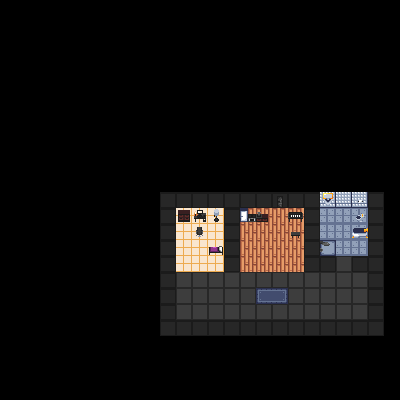

This game map was drawn from its Tiled (.tmx) file and the tilesets committed beside it. A one-line description and the full map source follow:
An orthogonal 25x25 tile map with 16x16 px tiles, 2 tile layers (Tile Layer 1, Tile Layer 2).

<map version="1.2" tiledversion="1.3.1" orientation="orthogonal" renderorder="right-down" compressionlevel="-1" width="25" height="25" tilewidth="16" tileheight="16" infinite="0" nextlayerid="3" nextobjectid="1">
 <tileset firstgid="1" source="minitileset.tsx" />
 <layer id="1" name="Tile Layer 1" width="25" height="25">
  <data encoding="csv">
0,0,0,0,0,0,0,0,0,0,0,0,0,0,0,0,0,0,0,0,0,0,0,0,0,
0,0,0,0,0,0,0,0,0,0,0,0,0,0,0,0,0,0,0,0,0,0,0,0,0,
0,0,0,0,0,0,0,0,0,0,0,0,0,0,0,0,0,0,0,0,0,0,0,0,0,
0,0,0,0,0,0,0,0,0,0,0,0,0,0,0,0,0,0,0,0,0,0,0,0,0,
0,0,0,0,0,0,0,0,0,0,0,0,0,0,0,0,0,0,0,0,0,0,0,0,0,
0,0,0,0,0,0,0,0,0,0,0,0,0,0,0,0,0,0,0,0,0,0,0,0,0,
0,0,0,0,0,0,0,0,0,0,0,0,0,0,0,0,0,0,0,0,0,0,0,0,0,
0,0,0,0,0,0,0,0,0,0,0,0,0,0,0,0,0,0,0,0,0,0,0,0,0,
0,0,0,0,0,0,0,0,0,0,0,0,0,0,0,0,0,0,0,0,0,0,0,0,0,
0,0,0,0,0,0,0,0,0,0,0,0,0,0,0,0,0,0,0,0,0,0,0,0,0,
0,0,0,0,0,0,0,0,0,0,0,0,0,0,0,0,0,0,0,0,0,0,0,0,0,
0,0,0,0,0,0,0,0,0,0,0,0,0,0,0,0,0,0,0,0,0,0,0,0,0,
0,0,0,0,0,0,0,0,0,0,11,11,11,11,11,11,11,11,11,11,17,17,17,11,0,
0,0,0,0,0,0,0,0,0,0,11,49,49,49,11,50,50,50,50,11,27,27,27,11,0,
0,0,0,0,0,0,0,0,0,0,11,49,49,49,11,50,50,50,50,11,27,27,27,11,0,
0,0,0,0,0,0,0,0,0,0,11,49,49,49,11,50,50,50,50,11,7,27,27,11,0,
0,0,0,0,0,0,0,0,0,0,11,49,49,49,11,50,50,50,50,11,11,39,11,11,0,
0,0,0,0,0,0,0,0,0,0,11,39,39,39,39,39,39,39,39,39,39,39,39,11,0,
0,0,0,0,0,0,0,0,0,0,11,39,39,39,39,39,22,23,39,39,39,39,39,11,0,
0,0,0,0,0,0,0,0,0,0,11,39,39,39,39,39,39,39,39,39,39,39,39,11,0,
0,0,0,0,0,0,0,0,0,0,11,11,11,11,11,11,11,11,11,11,11,11,11,11,0,
0,0,0,0,0,0,0,0,0,0,0,0,0,0,0,0,0,0,0,0,0,0,0,5,0,
0,0,0,0,0,0,0,0,0,0,0,0,0,0,0,0,0,0,0,0,0,0,0,0,0,
0,0,0,0,0,0,0,0,0,0,0,0,0,0,0,0,0,0,0,0,0,0,0,0,0,
0,0,0,0,0,0,0,0,0,0,0,0,0,0,0,0,0,0,0,0,0,0,0,0,0
</data>
 </layer>
 <layer id="2" name="Tile Layer 2" width="25" height="25">
  <data encoding="csv">
0,0,0,0,0,0,0,0,0,0,0,0,0,0,0,0,0,0,0,0,0,0,0,0,0,
0,0,0,0,0,0,0,0,0,0,0,0,0,0,0,0,0,0,0,0,0,0,0,0,0,
0,0,0,0,0,0,0,0,0,0,0,0,0,0,0,0,0,0,0,0,0,0,0,0,0,
0,0,0,0,0,0,0,0,0,0,0,0,0,0,0,0,0,0,0,0,0,0,0,0,0,
0,0,0,0,0,0,0,0,0,0,0,0,0,0,0,0,0,0,0,0,0,0,0,0,0,
0,0,0,0,0,0,0,0,0,0,0,0,0,0,0,0,0,0,0,0,0,0,0,0,0,
0,0,0,0,0,0,0,0,0,0,0,0,0,0,0,0,0,0,0,0,0,0,0,0,0,
0,0,0,0,0,0,0,0,0,0,0,0,0,0,0,0,0,0,0,0,0,0,0,0,0,
0,0,0,0,0,0,0,0,0,0,0,0,0,0,0,0,0,0,0,0,0,0,0,0,0,
0,0,0,0,0,0,0,0,0,0,0,0,0,0,0,0,0,0,0,0,0,0,0,0,0,
0,0,0,0,0,0,0,0,0,0,0,0,0,0,0,0,0,0,0,0,0,0,0,0,0,
0,0,0,0,0,0,0,0,0,0,0,0,0,0,5,5,0,5,5,0,0,0,0,0,0,
0,0,0,0,0,0,0,0,0,0,5,5,5,5,5,5,5,12,5,5,18,6,26,5,0,
0,0,0,0,0,0,0,0,0,0,5,43,35,56,6,45,46,5,48,5,5,0,28,5,0,
0,0,0,0,0,0,0,0,0,0,5,0,37,5,6,0,5,5,31,5,0,0,19,5,0,
0,0,0,0,0,0,0,0,0,0,5,0,0,42,0,0,0,0,5,5,10,0,0,5,0,
0,0,0,0,0,0,0,0,0,0,0,0,0,5,0,0,0,0,5,5,5,0,5,5,0,
0,0,0,0,0,0,0,0,0,0,0,0,0,6,0,0,0,0,5,0,0,0,5,5,0,
0,0,0,0,0,0,0,0,0,0,0,0,0,0,0,0,5,5,5,5,5,5,5,5,0,
0,0,0,0,0,0,0,0,0,0,0,0,0,0,0,0,0,0,0,0,0,5,5,5,0,
0,0,0,0,0,0,0,0,0,0,0,0,0,0,0,0,0,0,0,0,0,0,5,5,0,
0,0,0,0,0,0,0,0,0,0,0,0,0,0,0,0,0,0,0,0,0,0,0,5,0,
0,0,0,0,0,0,0,0,0,0,0,0,0,0,0,0,0,0,0,0,0,0,0,0,0,
0,0,0,0,0,0,0,0,0,0,0,0,0,0,0,0,0,0,0,0,0,0,0,0,0,
0,0,0,0,0,0,0,0,0,0,0,0,0,0,0,0,0,0,0,0,0,0,0,0,0
</data>
 </layer>
</map>